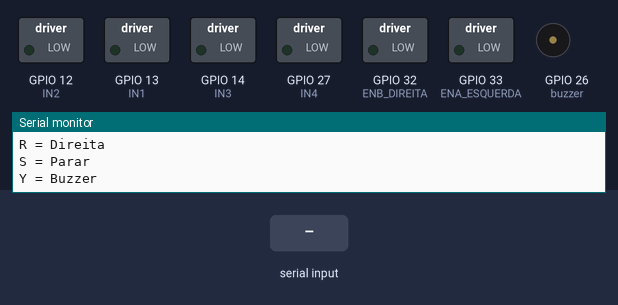
Simulated run of this sketch. Board: ESP32. On the bench: switched loads named in the sketch (green lamp = pin HIGH), buzzer (waves = sounding, pin HIGH), the last lines printed to the serial monitor. The test bench sets the inputs (shaded band). Nothing arrives over Bluetooth unless stated.

Above: at 1.2 s.
1.3 s: "F\n" received over the second serial link
At 1.6 s:
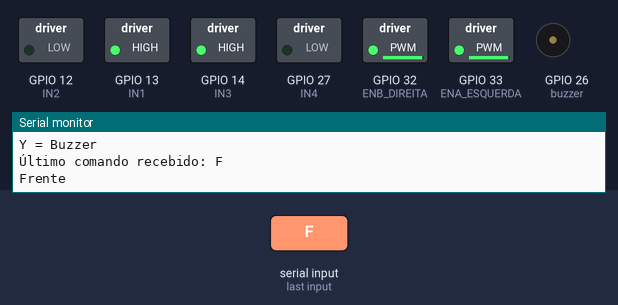
2.8 s: "B\n" received over the second serial link
At 4.0 s:
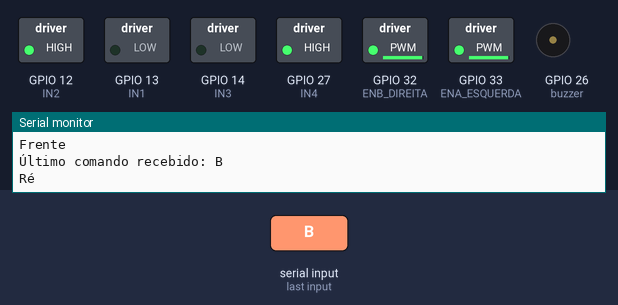
4.3 s: "L\n" received over the second serial link
At 5.1 s:
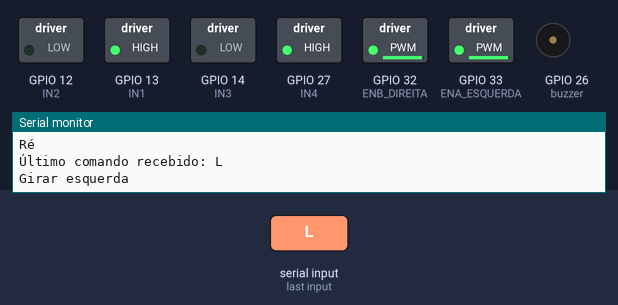
5.8 s: "R\n" received over the second serial link
At 6.3 s:
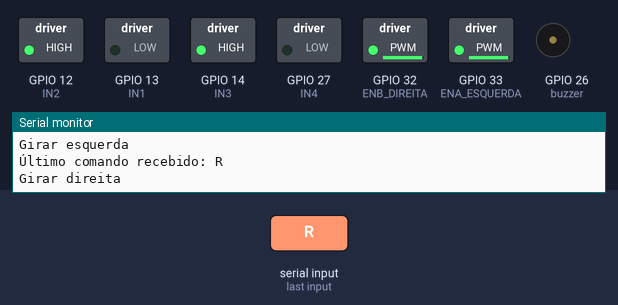
7.3 s: "Y\n" received over the second serial link
At 8.1 s:
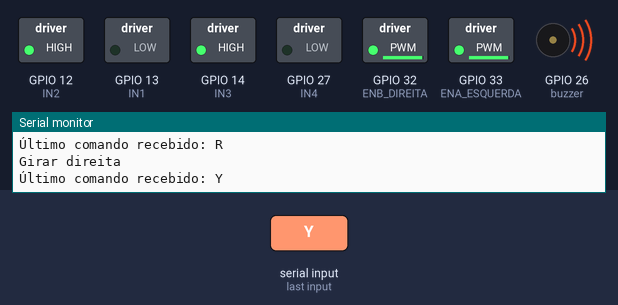
Timing chart, 0 to 10.3 s (numbered marks = the images above; inputs shaded):
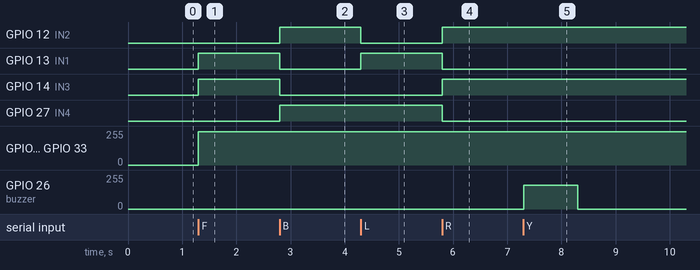

Measured:
- after the input at 1.3 s, GPIO 13 (IN1), GPIO 14 (IN3): LOW → HIGH at once; GPIO 32 (ENB_DIREITA), GPIO 33 (ENA_ESQUERDA): 0/255 → 250/255 at once
- after the input at 2.8 s, GPIO 12 (IN2), GPIO 27 (IN4): LOW → HIGH at once; GPIO 13 (IN1), GPIO 14 (IN3): HIGH → LOW at once
- after the input at 4.3 s, GPIO 12 (IN2): HIGH → LOW at once; GPIO 13 (IN1): LOW → HIGH at once
- after the input at 5.8 s, GPIO 12 (IN2), GPIO 14 (IN3): LOW → HIGH at once; GPIO 13 (IN1), GPIO 27 (IN4): HIGH → LOW at once
- after the input at 7.3 s, GPIO 26 (buzzer): 0/255 → 180/255 at once, → 0/255 1.0 s later

The sketch:

EspCarrinho.ino
```cpp
#include "BluetoothSerial.h"

BluetoothSerial SerialBT;

// ================= PONTE H =================
const int IN1 = 13;
const int IN2 = 12;
const int IN3 = 14;
const int IN4 = 27;

// ================= PWM / ENABLE =================
const int ENB_DIREITA = 32;
const int ENA_ESQUERDA = 33;

// ================= BUZZER =================
const int buzzer = 26;

// ================= BLUETOOTH =================
const char* NOME_BLUETOOTH = "ESP32_SAMUEL2OFICIAL";

// ================= VELOCIDADE =================
int velocidade = 250;

void setup() {
  Serial.begin(115200);

  pinMode(IN1, OUTPUT);
  pinMode(IN2, OUTPUT);
  pinMode(IN3, OUTPUT);
  pinMode(IN4, OUTPUT);

  pinMode(ENB_DIREITA, OUTPUT);
  pinMode(ENA_ESQUERDA, OUTPUT);

  pinMode(buzzer, OUTPUT);

  parar();
  analogWrite(buzzer, 0);

  // PIN de pareamento Bluetooth
  SerialBT.setPin("1234",4);

  // Carrinho em modo Bluetooth slave
  SerialBT.begin(NOME_BLUETOOTH);

  Serial.println("Carrinho Bluetooth iniciado");
  Serial.print("Nome Bluetooth: ");
  Serial.println(NOME_BLUETOOTH);
  Serial.println("PIN: 1234");
  Serial.println("Comandos:");
  Serial.println("F = Frente");
  Serial.println("B = Ré");
  Serial.println("L = Esquerda");
  Serial.println("R = Direita");
  Serial.println("S = Parar");
  Serial.println("Y = Buzzer");
}

void loop() {
  char comando = '\0';

  while (SerialBT.available()) {
    char c = SerialBT.read();

    // Ignora ENTER, quebra de linha, espaço e tab
    if (c != '\n' && c != '\r' && c != ' ' && c != '\t') {
      comando = c;
    }
  }

  if (comando != '\0') {
    comando = toupper(comando);

    Serial.print("Último comando recebido: ");
    Serial.println(comando);

    switch (comando) {
      case 'F':
        frente();
        break;

      case 'B':
        re();
        break;

      case 'L':
        girarEsquerda();
        break;

      case 'R':
        girarDireita();
        break;

      case 'S':
        parar();
        break;

      case 'Y':
        apitar();
        break;

      default:
        Serial.println("Comando inválido");

        if (SerialBT.hasClient()) {
          SerialBT.println("Comando inválido");
        }

        break;
    }
  }
}

// ================= VELOCIDADE =================
void setVelocidade(int velDireita, int velEsquerda) {
  velDireita = constrain(velDireita, 0, 255);
  velEsquerda = constrain(velEsquerda, 0, 255);

  analogWrite(ENB_DIREITA, velDireita);
  analogWrite(ENA_ESQUERDA, velEsquerda);
}

// ================= MOVIMENTOS =================
void frente() {
  setVelocidade(velocidade, velocidade);

  // Motor direita para frente
  digitalWrite(IN1, HIGH);
  digitalWrite(IN2, LOW);

  // Motor esquerda para frente
  digitalWrite(IN3, HIGH);
  digitalWrite(IN4, LOW);

  Serial.println("Frente");

  if (SerialBT.hasClient()) {
    SerialBT.println("Frente");
  }
}

void re() {
  setVelocidade(velocidade, velocidade);

  // Motor direita para trás
  digitalWrite(IN1, LOW);
  digitalWrite(IN2, HIGH);

  // Motor esquerda para trás
  digitalWrite(IN3, LOW);
  digitalWrite(IN4, HIGH);

  Serial.println("Ré");

  if (SerialBT.hasClient()) {
    SerialBT.println("Ré");
  }
}

void girarDireita() {
  setVelocidade(velocidade, velocidade);

  // Motor direita para trás
  digitalWrite(IN1, LOW);
  digitalWrite(IN2, HIGH);

  // Motor esquerda para frente
  digitalWrite(IN3, HIGH);
  digitalWrite(IN4, LOW);

  Serial.println("Girar direita");

  if (SerialBT.hasClient()) {
    SerialBT.println("Girar direita");
  }
}

void girarEsquerda() {
  setVelocidade(velocidade, velocidade);

  // Motor direita para frente
  digitalWrite(IN1, HIGH);
  digitalWrite(IN2, LOW);

  // Motor esquerda para trás
  digitalWrite(IN3, LOW);
  digitalWrite(IN4, HIGH);

  Serial.println("Girar esquerda");

  if (SerialBT.hasClient()) {
    SerialBT.println("Girar esquerda");
  }
}

void parar() {
  analogWrite(ENB_DIREITA, 0);
  analogWrite(ENA_ESQUERDA, 0);

  digitalWrite(IN1, LOW);
  digitalWrite(IN2, LOW);
  digitalWrite(IN3, LOW);
  digitalWrite(IN4, LOW);

  Serial.println("Parado");

  if (SerialBT.hasClient()) {
    SerialBT.println("Parado");
  }
}

void apitar() {
  analogWrite(buzzer, 180);
  delay(1000);
  analogWrite(buzzer, 0);

  Serial.println("Buzzer");

  if (SerialBT.hasClient()) {
    SerialBT.println("Buzzer");
  }
}
```
